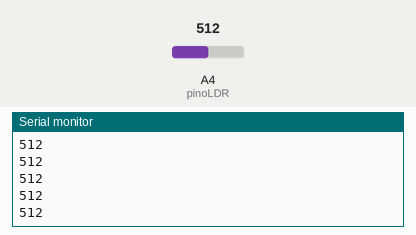
Simulated run of this sketch. Board: Arduino Uno, built with avr-gcc and run on an emulated ATmega328P. On the bench: the last lines printed to the serial monitor. Inputs (shaded band) come from the test bench; at power-on: A4 (pinoLDR) = 512.

Above: at 1.2 s.
1.3 s: A4 (pinoLDR) set to 716
At 1.56 s:
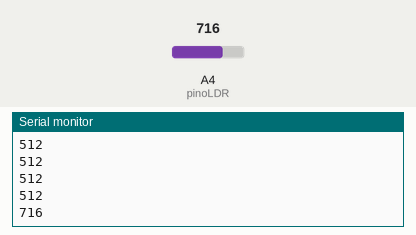
2.8 s: A4 (pinoLDR) set to 900
At 2.96 s:
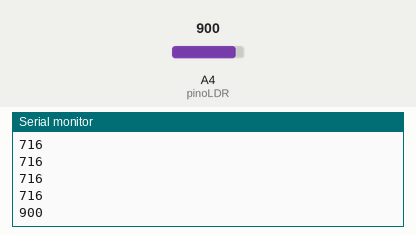
Timing chart, 0 to 5.8 s (numbered marks = the images above; inputs shaded):
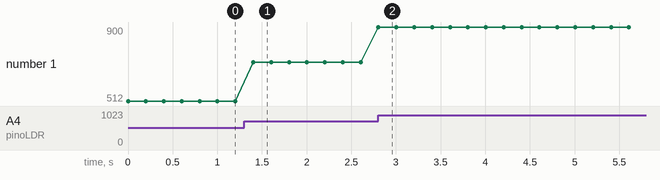

Measured:
- after the input at 1.3 s, the serial monitor: prints a new line after 0.10 s (image 1)
- after the input at 2.8 s, the serial monitor: prints a new line at once (image 2)
- plotted number 1: 512 → 716 after the input at 1.3 s, 716 → 900 after the input at 2.8 s

The sketch:

07_LDR.ino
```cpp
const int pinoLDR = 4;

void setup() {
  Serial.begin(9600);
  pinMode(pinoLDR, INPUT);
}

void loop() {
  // Lê o valor analógico do LDR
  int valorLDR = analogRead(pinoLDR);

  Serial.println(valorLDR);
  delay(200); // Pequeno atraso para evitar oscilações
}
```
